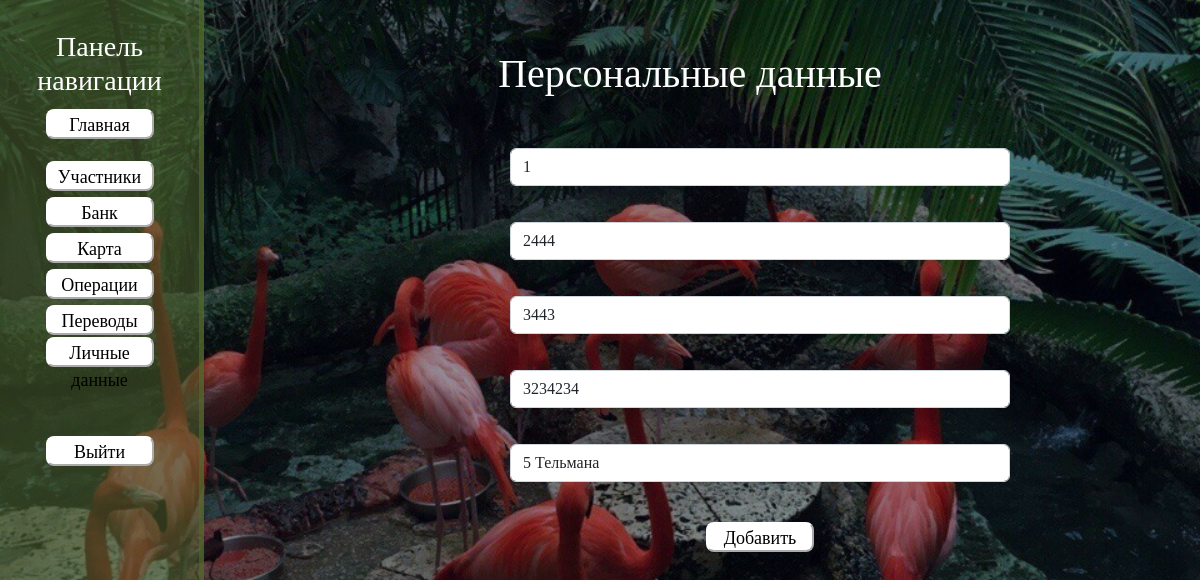
The app's page /1/update_personal_data (signed in) with its own data.
### main/models.py (models this page shows, shortened)
class PersonalData(models.Model):
    STATUS_CHOICES = (
        ('draft', 'Draft'),
        ('published', 'Published'),
    )
    participant_id = models.OneToOneField(TranslationParticipants, on_delete=models.CASCADE)
    passport_series = models.IntegerField()
    passport_number = models.IntegerField()
    division_code = models.IntegerField()
    place_of_residence = models.CharField(max_length=30)

### main/views.py (the view)
# urls.py: path('<int:pk>/update_personal_data', views.UpdatePersonalData.as_view(), name='update_personal_data'),
class UpdatePersonalData(UpdateView):
    model = PersonalData
    template_name = 'main/PersonalData/create_personal_data.html'
    form_class = PersonalDataForm
    success_url = '/output/3'

### main/forms.py
class PersonalDataForm(ModelForm):
    class Meta:
        model = PersonalData
        fields = ['participant_id', 'passport_series', 'passport_number', 'division_code', 'place_of_residence']
        widgets = {
            "participant_id": TextInput(attrs={
                'class': 'form-control',
                'placeholder': 'id Участника перевода'}),
            "passport_series": TextInput(attrs={
                'class': 'form-control',
                'placeholder': 'Серия паспорта'}),
            "passport_number": TextInput(attrs={
                'class': 'form-control',
                'placeholder': 'Номер паспорта'}),
            "division_code": TextInput(attrs={
                'class': 'form-control',
                'placeholder': 'Код подразделения'}),
            "place_of_residence": TextInput(attrs={
                'class': 'form-control',
                'placeholder': 'Адрес регистрации'}),
        }

### main/templates/main/PersonalData/create_personal_data.html (shortened to what this page needs)
{% extends 'main/navigation.html' %}
{% block content %}
    <div class="features">
    <h1>Персональные данные</h1>
    <form method="post">
        {{ form.participant_id }}<br>
        {{ form.passport_series }}<br>
        {{ form.passport_number }}<br>
        {{ form.division_code }}<br>
        {{ form.place_of_residence }}<br>
        <button type="submit"> Добавить </button>
    </form>
    </div>
{% endblock %}

### main/static/main/css/main.css (style rules this page uses)
body { background: linear-gradient(rgba(0,0,0,0.4), rgba(0,0,0,0.4)), url('../img/bgrnd.jpg'); background-repeat: no-repeat; background-size: cover; background-attachment: fixed; background-position: top; color: #fff; font-family: Gabriola; font-size: 2vw; }
form { margin-left: 30%; width: 500px; margin-top: 50px; }
main .features { float: left; margin-left: 20vw; margin-top: 50px; text-align: center; width: 75%; }
button { font-size: 1.5vw; width: 9vw; height: 2.5vw; text-align: center; border-radius: 8px; border-color: white; background-color: white; font-family: Gabriola; }

### records on screen
PersonalData: participant_id "1", passport_series "2444", passport_number "3443", division_code "3234234", place_of_residence "5 Тельмана"
